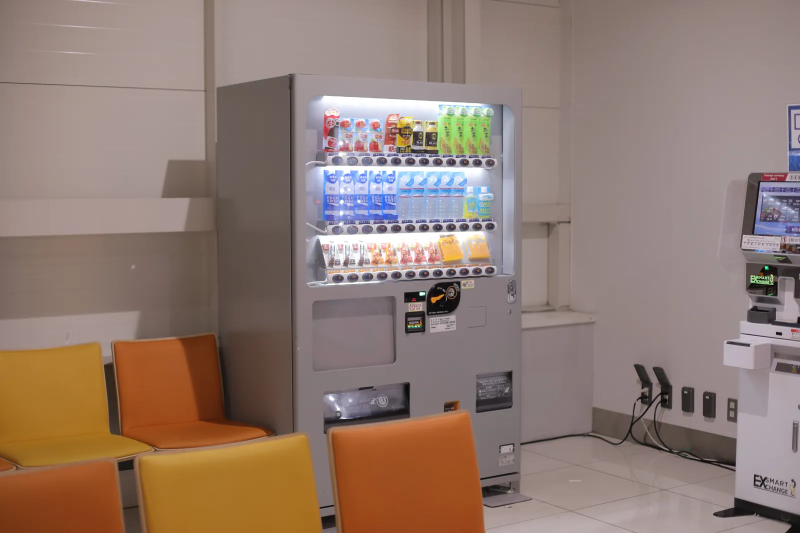
#> input picture assets/photos/japan/PEO_5981.webp, 1600 x 1066 px (shown at 1/2 size)
$ python -i make_longform.py   (imports and definitions only)
#> lines starting #> are read from the running program, lines starting #| are printed output that depends on the picture
### src/site_config.py
"""사이트 구조 — config/site.json 을 읽는다.

2026-10-30 사장님: "어드민을 완전 새롭게 만들어서 카테고리 등도 내가 실제로 바꾸고 이렇게 해야지.
지금 너가 임의로 하는건 안 돼." 그전에는 지역·부문·기자·홈 배치가 코드에 박혀 있어 사장님이
바꿀 수 없었다. 이제 정본은 config/site.json 이고, 편집실(관리자 화면, admin/)이 그 파일을 고친다.
설계와 칸의 뜻은 docs/ADMIN_DESIGN.md.

각 모듈(models·topics·desks·region_tag·json_api·site)은 예전 이름(REGIONS, TOPICS …)을 그대로
두되 값을 여기서 받는다 — 코드의 나머지는 바뀌지 않는다.

표준 라이브러리만 쓴다. models.py 가 이것을 읽고, models.py 는 무엇에도 기대지 않는 바닥이다.
"""
from __future__ import annotations

import json
import os
import re

_ROOT = os.path.dirname(os.path.dirname(os.path.abspath(__file__)))
DEFAULT_PATH = os.path.join(_ROOT, "config", "site.json")
ID_PATTERN = re.compile(r"^[a-z0-9-]{2,24}$")

# 홈 배치 기본값. 파일에 빠진 칸이 있어도 지면이 깨지지 않게 한다.
HOME_DEFAULTS = {
    "hero_count": 4, "travel_block_size": 11, "culture_grid": 6, "culture_block_size": 5,
    "latest_count": 10, "photo_row": 8, "show_data_strip": True, "show_photo_row": True,
    "show_video": True, "order": ["travel", "culture", "culture_sections", "latest"],
    "pinned_lead": "",
}
HOME_BLOCKS = ("travel", "culture", "culture_sections", "latest")
# 홈 숫자 칸의 허용 범위. 편집실(admin/public/shared/siteconfig.js HOME_NUMBERS)과 같아야 한다 —
# tests/test_site_config.py 가 두 검사기를 같은 입력으로 돌려 어긋남을 잡는다.
HOME_RANGES = (("hero_count", 1, 8), ("travel_block_size", 1, 30), ("culture_grid", 0, 24),
               ("culture_block_size", 1, 20), ("latest_count", 0, 30), ("photo_row", 0, 24))
# 환율을 낼 수 있는 통화. src/fetch/json_api.py QUOTE_UNIT 의 열쇠와 같다(시험이 맞춘다).
# 모르는 통화가 들어오면 수집이 KeyError 로 죽으므로 저장 전에 막는다.
CURRENCIES = ("USD", "MYR", "VND", "LAK", "JPY", "THB", "TWD")


class SiteConfigError(Exception):
    """config/site.json 이 규칙을 어겼다. 지면을 엉뚱하게 내느니 빌드를 멈춘다."""


def load(path: str | None = None) -> dict:
    path = path or os.environ.get("SITE_CONFIG") or DEFAULT_PATH
    with open(path, encoding="utf-8") as f:
#> (reads tests/fixtures/site.json from the repository)
        cfg = json.load(f)
    problems = validate(cfg)
    if problems:
        raise SiteConfigError(f"{path}: " + " / ".join(problems))
    return cfg


def validate(cfg: dict) -> list[str]:
    """틀린 곳 목록. 빈 목록이면 통과. 편집실 서버도 같은 규칙으로 저장 전에 막는다."""
    out: list[str] = []

    def ids(rows, what):
        seen = set()
        for r in rows or []:
            rid = str(r.get("id", ""))
            if not ID_PATTERN.match(rid):
                out.append(f"{what} id '{rid}' 형식이 틀렸다(영문 소문자·숫자·하이픈 2~24자)")
            if rid in seen:
                out.append(f"{what} id '{rid}' 가 두 번 있다")
            seen.add(rid)
            if not str(r.get("name", "")).strip():
                out.append(f"{what} '{rid}' 이름이 비었다")
        return seen

    for ch in ("travel", "ent"):
        if not str(((cfg.get("channels") or {}).get(ch) or {}).get("name", "")).strip():
            out.append(f"채널 {ch} 이름이 비었다")
    travel = ids(cfg.get("travel_sections"), "여행 부문")
    culture = ids(cfg.get("culture_sections"), "문화 부문")
    regions = ids(cfg.get("regions"), "지역")
    if not travel:
        out.append("여행 부문이 하나도 없다")
    if not culture:
        out.append("문화 부문이 하나도 없다")
    if not regions:
        out.append("지역이 하나도 없다")
    # 전부 숨기면 기본 부문·지역 목록이 비어 지면을 못 만든다(topics.TOPICS[0] 등)
    for key, what in (("travel_sections", "여행 부문"), ("culture_sections", "문화 부문"), ("regions", "지역")):
        rows = cfg.get(key) or []
        if rows and not any(r.get("visible", True) for r in rows):
            out.append(f"{what}을 전부 숨길 수는 없다 — 하나는 보여야 한다")
    for r in cfg.get("regions") or []:
        rid = r.get("id", "")
        cur = r.get("currency")
        if cur and cur not in CURRENCIES:
            out.append(f"지역 '{rid}' 의 통화 '{cur}' 는 환율을 낼 수 없다(가능: {', '.join(CURRENCIES)})")
        w = r.get("weather")
        if w is not None:
            ok = (isinstance(w, dict) and str(w.get("city", "")).strip()
                  and isinstance(w.get("lat"), (int, float)) and -90 <= w["lat"] <= 90
                  and isinstance(w.get("lon"), (int, float)) and -180 <= w["lon"] <= 180)
            if not ok:
                out.append(f"지역 '{rid}' 의 날씨 지점(city·lat·lon)이 틀렸다")
    for r in cfg.get("culture_rules") or []:
        if r.get("section") not in culture:
            out.append(f"문화 분류 규칙의 부문 '{r.get('section')}' 이 없다")
    for old, new in (cfg.get("culture_aliases") or {}).items():
        if new not in culture:
            out.append(f"옛 부문 '{old}' 이 가리키는 '{new}' 가 없다")
    beats_ok = regions | {"ent", "data"}
    names = set()
    for rep in cfg.get("reporters") or []:
        name = str(rep.get("name", "")).strip()
        if not name:
            out.append("이름 없는 기자가 있다")
        if name in names:
            out.append(f"기자 '{name}' 가 두 번 있다")
        names.add(name)
        for b in rep.get("beats") or []:
            if b not in beats_ok:
                out.append(f"기자 '{name}' 의 지면 '{b}' 가 없다")
    if cfg.get("general_reporter") and cfg["general_reporter"] not in names:
        out.append(f"기본 기자 '{cfg['general_reporter']}' 가 기자 명단에 없다")
    home = cfg.get("home") or {}
    for key, lo, hi in HOME_RANGES:
        if key in home and not (isinstance(home[key], int) and lo <= home[key] <= hi):
            out.append(f"홈 {key} 는 {lo}~{hi} 사이 숫자여야 한다")
    for b in home.get("order") or []:
        if b not in HOME_BLOCKS:
            out.append(f"홈 순서에 모르는 칸 '{b}'")
    return out


# ── 파생값. 모듈들이 이것으로 예전 상수를 만든다. 시험에서는 dict 를 바꿔 넣어 본다. ──

def channel_names(cfg: dict) -> dict:
    return {k: v["name"] for k, v in cfg["channels"].items()}


def regions(cfg: dict) -> tuple[str, ...]:
    """모든 지역 id(숨긴 것 포함). 옛 기사와 옛 주소가 살아 있어야 한다."""
    return tuple(r["id"] for r in cfg["regions"])


def visible_regions(cfg: dict) -> tuple[str, ...]:
    return tuple(r["id"] for r in cfg["regions"] if r.get("visible", True))


def region_names(cfg: dict) -> dict:
    return {r["id"]: r["name"] for r in cfg["regions"]}


def destinations(cfg: dict) -> tuple[str, ...]:
    return tuple(r["id"] for r in cfg["regions"] if r.get("destination", True))


# [4 lines left out: function region_keywords, not called in this run]


def travel_word_regions(cfg: dict) -> tuple[str, ...]:
    return tuple(r["id"] for r in cfg["regions"] if r.get("require_travel_word"))


def travel_sections(cfg: dict) -> tuple:
    return tuple((s["id"], s["name"], s.get("desc", "")) for s in cfg["travel_sections"]
                 if s.get("visible", True))


def culture_sections(cfg: dict) -> tuple:
    return tuple((s["id"], s["name"], s.get("desc", "")) for s in cfg["culture_sections"]
                 if s.get("visible", True))


def culture_rules(cfg: dict) -> tuple:
    return tuple((r["section"], tuple(r.get("keywords") or ())) for r in cfg.get("culture_rules") or [])


def reporters(cfg: dict) -> dict:
    return {r["name"]: tuple(r.get("beats") or ()) for r in cfg.get("reporters") or []}


def currencies(cfg: dict) -> dict:
    return {r["id"]: r["currency"] for r in cfg["regions"] if r.get("currency")}


def weather_sites(cfg: dict) -> tuple:
    return tuple((r["id"], r["weather"]["city"], float(r["weather"]["lat"]), float(r["weather"]["lon"]))
                 for r in cfg["regions"] if r.get("weather"))


def desk_duties(cfg: dict) -> dict:
    return {r["id"]: r.get("desk_duty") or f"{r['name']} 지역의 기사를 맡습니다." for r in cfg["regions"]}


def home(cfg: dict) -> dict:
    return {**HOME_DEFAULTS, **(cfg.get("home") or {})}


CONFIG = load()

### tools/make_longform.py
#!/usr/bin/env python3
"""피플로드 롱폼(16:9)을 만든다. 사진 없이 지면처럼 보이는 카드로 채운다.

사진이 모자라 만든 방식이 아니라, 뉴스 롱폼이 원래 쓰는 방식이다. 우리가
가진 것은 **글과 숫자**이고 그것을 읽기 좋게 짜면 화면이 된다. 사진은
들어오는 대로 섞어 쓴다(--photos).

한 주치 브리핑을 지역별로 묶어 3~5분으로 낸다. 숏폼이 한 지역 한 편이라면
롱폼은 "이번 주 여행 뉴스" 한 편이다.

    python tools/make_longform.py --script-only     # 대본만 (크레딧 0)
    python tools/make_longform.py --voice-id <id>   # 나레이션까지
"""
from __future__ import annotations

import argparse
import json
import os
import re
import subprocess
import sys
from datetime import datetime, timedelta, timezone

sys.path.insert(0, os.path.dirname(os.path.dirname(os.path.abspath(__file__))))
sys.path.insert(0, os.path.dirname(os.path.abspath(__file__)))

from PIL import Image, ImageDraw, ImageFont  # noqa: E402

from src.brand import DOMAIN, SITE_URL  # noqa: E402 — 정본은 brand.py
from src.models import REGION_NAMES  # noqa: E402
from motion import motion_filter  # noqa: E402
from thumbnails import (BLACK, WHITE, YELLOW, accent_for, box_lines, cover, fit_lines,  # noqa: E402
                        long_thumb, save_jpg, shade, soft_shadow_text, wrap)
from thumbnails import font as bold  # noqa: E402

LF_RENDERER = "2026-11-17-own-articles"   # 대본·화면 짜는 법이 바뀌면 올린다 — 같은 날 재사용을 막는다
LF_ZOOM = 0.04          # 가로 화면은 글이 넓게 깔려 줌을 작게 — 가장자리 글자가 잘리지 않게
from video_brief import _speakable, facts_from, load_items  # noqa: E402


# [23 lines left out: functions _sentences, _sentence, not called in this run]

KST = timezone(timedelta(hours=9))
# 통신사 리드에서 앞머리를 뗀 뒤 남는 날짜 조각("1일 …", "9월 3일 …")
_LEDE_DATE = re.compile(r"^(\d{1,2}월\s*)?\d{1,2}일\s+")

W, H = 1920, 1080
# 한글 폰트. 맥에서 만들고 리눅스(CI)에서도 만든다. 리눅스 러너에는 애플
# 폰트가 없고, PIL 의 기본 폰트는 한글을 못 그려 화면이 네모로 찬다.
# 그래서 있는 것을 골라 쓴다 — 없으면 만들지 않고 왜 못 만드는지 말한다.
_FONT_CANDIDATES = (
    "/System/Library/Fonts/AppleSDGothicNeo.ttc",                 # macOS
    "/usr/share/fonts/opentype/noto/NotoSansCJK-Regular.ttc",     # Debian/Ubuntu
    "/usr/share/fonts/truetype/noto/NotoSansCJK-Regular.ttc",
    "/usr/share/fonts/opentype/noto/NotoSerifCJK-Regular.ttc",
)


def _find_font() -> str:
    for path in _FONT_CANDIDATES:
        if os.path.exists(path):
            return path
    return ""


FONT = _find_font()
PAD = 132

# 짙은 남색 화면(2026-11-14). 흰 지면 카드는 사진·자막 장면 사이에서 튀고 영상답지 않았다.
# 강조색(코랄)은 사이트와 같게 둔다.
INK = (244, 246, 250)
PAPER = (16, 24, 42)
CORAL = (255, 120, 96)
MUTED = (170, 180, 198)
LINE = (52, 64, 92)

# 한 편에 담을 지역. 한국인이 많이 가는 곳부터.
ORDER = ["japan", "vietnam", "thailand", "taiwan", "jeju",
         "guam", "saipan", "hawaii", "kota", "laos"]
PER_REGION = 3          # 지역마다 우리 기사 세 건까지(2026-11-17: 두 건·한 문장이라 95초짜리가 됐다)
MAX_REGIONS = 6


# [151 lines left out: functions _f, _wrap, _base, card_title, card_section, card_story and 3 more, not called in this run]


LF_CAP = dict(width=W, max_chars=24, size=66)
LF_CAP_Y = 905          # 가로 화면 자막 자리(아래 3분의 1)


# [233 lines left out: functions scene_clip, card_data, build_script, assign_photos, cover_photos, cover_image and 1 more, not called in this run]


def render(scene: dict) -> Image.Image:
    kind = scene["kind"]
    if kind == "title" and scene.get("cover"):
        return cover_image(scene)
    if kind == "title":
        return card_title(scene["headline"], scene["sub"])
    if kind == "section":       # 사진이 없으면 짙은 남색 바탕에 같은 지명 상자
        return photo_section(scene["name"], scene["count"], scene.get("photo"))
    if kind == "story" and scene.get("photo"):
        return photo_story(scene["headline"], scene.get("summary", ""), scene.get("outlet", ""),
                           scene["n"], scene["total"], scene["photo"])
    if kind == "data":
        return card_data(scene["rows"])
    return card_story(scene["headline"], scene.get("summary", ""),
                      scene.get("outlet", ""), scene["n"], scene["total"])


# [59 lines left out: function main, not called in this run]


# ── 무음판 ──────────────────────────────────────────────────────────
#
# 나레이션이 유료라서 영상이 2026-09-06 에 멈춰 있었다. 홈에 걸린 영상이
# "이번 주 여행 뉴스" 라고 적힌 채 아흐레 묵었다 — 매일 나오는 신문에서
# 그건 그냥 틀린 화면이다.
#
# 목소리가 없으면 화면이 정보를 전부 져야 한다. 그래서 장면 길이를
# **말하는 속도가 아니라 읽는 속도**로 잡는다. 숏폼 무음판에서 쓰던 값과
# 같다(tools/make_shorts.py).
READ_CPS = 8.5          # 초당 읽는 글자 수
READ_FLOOR = 3.0        # 장면 최소 길이. 1920×1080 은 눈이 훑을 면적이 넓다
READ_LEAD = 1.4         # 화면이 바뀌고 눈이 자리를 잡는 시간


# [14 lines left out: function screen_text, not called in this run]


def read_seconds(text: str) -> float:
    return round(max(READ_FLOOR, len(text or "") / READ_CPS + READ_LEAD), 2)


# [107 lines left out: functions _outlets, _write_longform_meta, build_voiced, build_silent, not called in this run]


# [2 lines not run here, left out]


# [48 lines left out: function assemble, not called in this run]

>>> import cv2
>>> picture = cv2.imread('../assets/photos/japan/PEO_5981.webp', cv2.IMREAD_GRAYSCALE)
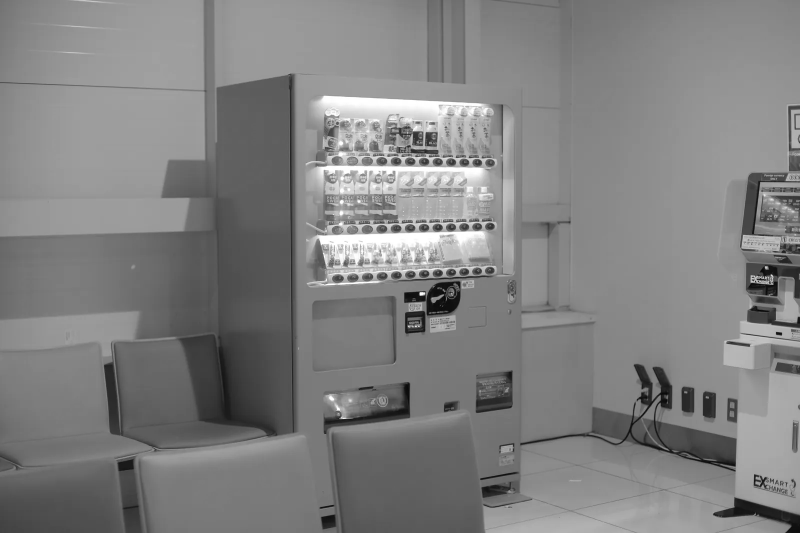
#> picture: shape (1066, 1600) (shown at 1/2 size); min 1, max 255, mean 128.8
#> (the run stopped early here; a loop or call above may not have finished)
